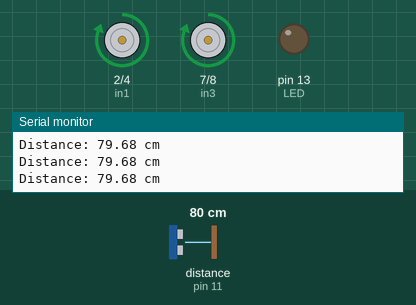
Recording of a sketch running on a simulated Arduino Uno, built with avr-gcc and run on an emulated ATmega328P. Parts: motor-driver pin pairs drawn as motors (green arrow = first pin HIGH = forward, orange = second pin HIGH = backward, longer = more drive, scaled by the enable pin), output pins drawn as LEDs (lit = HIGH), the last lines printed to the serial monitor. Wiring (inferred from the names in the program): ultrasonic range finder: trigger pin 12; echo pin 11. Dashed ring = blinking. Inputs (shaded band) come from the test bench; at power-on: distance to the obstacle (sensor on pin 11) 80 cm. The echo pulse lasts 58.3 µs per cm; pins used as bus, display or sensor lines are not drawn.

Above: at 1.2 s.
1.3 s: distance to the obstacle (sensor on pin 11) set to 27 cm
2.8 s: distance to the obstacle (sensor on pin 11) set to 22 cm
At 3.7 s:
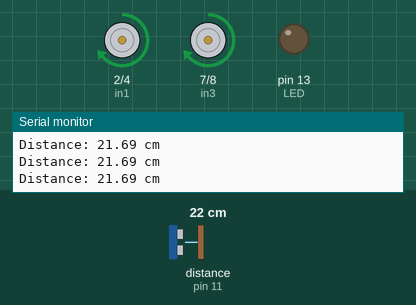
4.3 s: distance to the obstacle (sensor on pin 11) set to 17 cm
5.8 s: distance to the obstacle (sensor on pin 11) set to 14 cm
At 7.0 s:
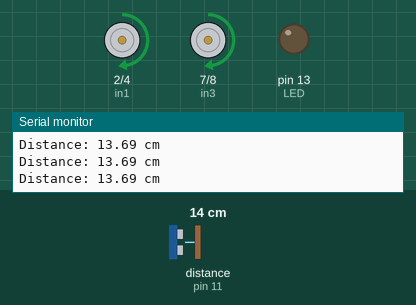
7.3 s: distance to the obstacle (sensor on pin 11) set to 2 cm
At 7.61 s:
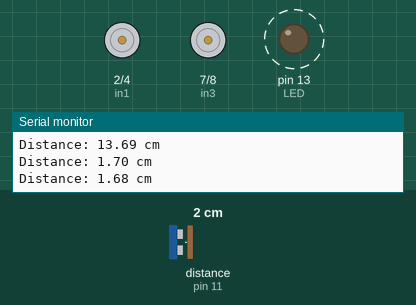
10.3 s: distance to the obstacle (sensor on pin 11) set to 5 cm
13.3 s: distance to the obstacle (sensor on pin 11) set to 8 cm
At 14.8 s:
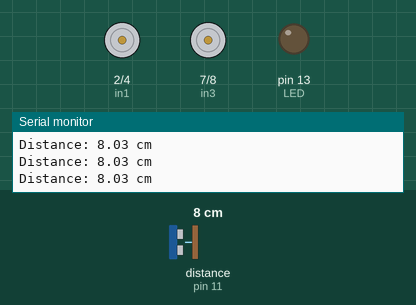
Timing chart, 0 to 15.8 s (numbered marks = the images above; inputs shaded):
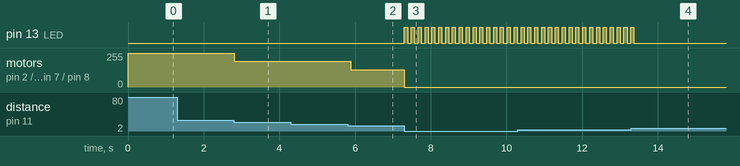

The sketch:

Intelligent_Braking_System_Prototype_by_Arduino.ino
```cpp
int echo = 11;
int trig = 12;
int enA = 3;
int enB = 6;
int in1 = 2;
int in2 = 4;
int in3 = 7;
int in4 = 8;
int LED = 13;

void setup() {
  Serial.begin(9600);
  pinMode(echo,INPUT);
  pinMode(trig,OUTPUT);
  pinMode(enA,OUTPUT);
  pinMode(enB,OUTPUT);
  pinMode(in1,OUTPUT);
  pinMode(in2,OUTPUT);
  pinMode(in3,OUTPUT);
  pinMode(in4,OUTPUT);
  pinMode(LED,OUTPUT);


}

void loop() {
  // Measure the distance using ultrasonic sensor
  float distance = measureDistance();

  // Print the measured distance to the Serial Monitor
  Serial.print("Distance: ");
  Serial.print(distance);
  Serial.println(" cm");

  // Control motors based on distance thresholds
  if (distance > 25.0) {
    controlMotors(255, 255); // Full speed (255 is the maximum speed)
  } else if (distance <= 25.0 && distance > 15.0) {
    controlMotors(192, 192); // 3/4 of max speed
  } else if (distance <= 15.0 && distance > 10.0) {
    controlMotors(128, 128); // Half of max speed
  } else {
    // If distance is less than or equal to 10.0 cm, stop the motors
    stopMotors();
    if (distance < 6.0){
    digitalWrite(LED,HIGH);
    delay(80);
    digitalWrite(LED,LOW);
  }
  }

  delay(100); // Adjust delay as needed for smoother motor control
}

// Function to measure distance using ultrasonic sensor
float measureDistance() {
  const float speedOfSound = 0.0343; // Speed of sound in cm/microsecond

  // Trigger the ultrasonic sensor
  digitalWrite(trig, LOW);
  delayMicroseconds(2);
  digitalWrite(trig, HIGH);
  delayMicroseconds(10);
  digitalWrite(trig, LOW);

  unsigned long duration = pulseIn(echo, HIGH);
  float distance = (duration * speedOfSound) / 2.0;

  return distance;
}

// Function to control motor speeds
void controlMotors(int speedA, int speedB) {
  analogWrite(enA, speedA);
  analogWrite(enB, speedB);

  // Control the motor direction by setting appropriate input pins
  // Adjust as needed based on your motor wiring configuration
  digitalWrite(in1, HIGH);
  digitalWrite(in2, LOW);
  digitalWrite(in3, HIGH);
  digitalWrite(in4, LOW);
}

// Function to stop the motors
void stopMotors() {
  analogWrite(enA, 0);
  analogWrite(enB, 0);
}
```

Measured:
- the behaviour switches between 26 and 25 cm on distance to the obstacle (sensor on pin 11) (found by bisection; images 0 and 1)
- the behaviour switches between 16 and 15 cm on distance to the obstacle (sensor on pin 11) (found by bisection; images 1 and 2)
- the behaviour switches between 6 and 7 cm on distance to the obstacle (sensor on pin 11) (found by bisection; images 3 and 4)
- after the input at 2.8 s, motor on pin 2 (in1) / pin 4 (in2), motor on pin 7 (in3) / pin 8 (in4): forward 255/255 → forward 192/255 at once
- after the input at 5.8 s, motor on pin 2 (in1) / pin 4 (in2), motor on pin 7 (in3) / pin 8 (in4): forward 192/255 → forward 128/255 after 0.08 s
- after the input at 7.3 s, pin 13 (LED): alternates HIGH for 0.08 s and LOW for 0.10 s, starting at once; motor on pin 2 (in1) / pin 4 (in2), motor on pin 7 (in3) / pin 8 (in4): forward 128/255 → stopped at once
- after the input at 13.3 s, pin 13 (LED): goes on until 13.4 s, then stays LOW
